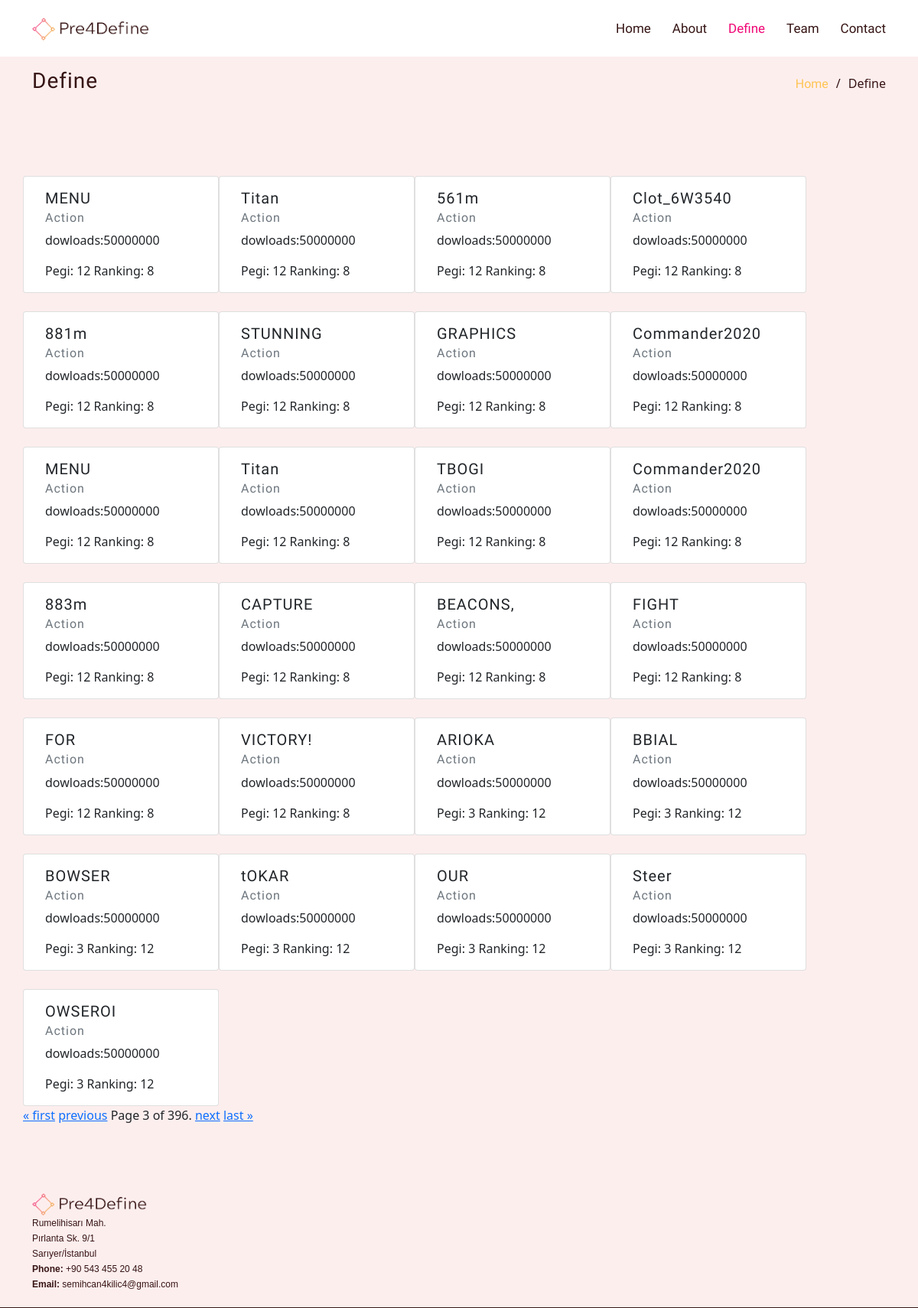
Page /define/?page=3 on the committed database.
### word/models.py (models this page shows, shortened)
class WordsDefining(models.Model):
    word = models.CharField(max_length=30)
    category = models.CharField(max_length=30)
    pegi = models.CharField(max_length=3)
    commentCount = models.CharField(max_length=11)
    downloads = models.CharField(max_length=12)
    ranking = models.CharField(max_length=4)

### define/views.py (the view)
# urls.py: path('define/', include('define.urls')),
def define(request):
    words = WordsDefining.objects.all().order_by('downloads').reverse()
    paginator = Paginator(words , 25)  # Show 25 contacts per page
    page_number = request.GET.get('page')
    page_obj = paginator.get_page(page_number)
    context = {
        'words':page_obj,
    }
    return render(request, 'define.html',context)

### templates/define.html (shortened to what this page needs)
{% load static %}
<!DOCTYPE html>
<html lang="en">
<head>
    <link rel="stylesheet" href="https://cdnjs.cloudflare.com/ajax/libs/font-awesome/4.7.0/css/font-awesome.min.css">
    <link href="{% static 'css/style.css' %}" rel="stylesheet">
    <link href="https://cdn.jsdelivr.net/npm/bootstrap@5.0.0-beta1/dist/css/bootstrap.min.css" rel="stylesheet"
>
    <link href="https://unpkg.com/aos@2.3.1/dist/aos.css" rel="stylesheet">
</head>
<body>
{% block header %}
    <header id="header" class="fixed-top ">
        <div id="container" class="container d-flex align-items-center justify-content-between">
            <a href="base.html" class="logo"><img src="{% static '/images/logo.png' %}" alt="Logo"
                                                  class="img-fluid"></a>
            <nav id="navigate" class="nav-menu ">
                <ul>
                    <li><a href="/home/">Home</a></li>
                    <li><a href="#about">About</a></li>
                    <li class="active"><a href="/define/">Define</a></li>
                    <li><a href="#team">Team</a></li>
                    <li><a href="/contact/">Contact</a></li>
                </ul>
            </nav>
        </div>
    </header>
{% endblock header %}
<main id="main">
    {% block breadcrumps %}
        <section class="breadcrumbs">
            <div class="container">
                <div class="d-flex justify-content-between align-items-center">
                    <h2>Define</h2>
                    <ol>
                        <li><a href="base.html">Home</a></li>
                        <li>Define</li>
                    </ol>
                </div>
            </div>
        </section>
    {% endblock breadcrumps %}
    {% block content %}
        <section class="define-page">
            <div class="container">
                <div class="row">
                    {% for word in words %}
                        <div class="card col-lg-4 mt-4 mr-2" style="width: 16rem;">
                            <div class="card-body">
                                <h5 class="card-title">{{ word.word }}</h5>
                                <h6 class="card-subtitle mb-2 text-muted">{{ word.category }}</h6>
                                <p class="card-text">dowloads:{{ word.downloads }}</p>
                                <span class="card-text">Pegi: {{ word.pegi }}</span>
                                <span class="card-text">Ranking: {{ word.ranking }}</span>
                            </div>
                        </div>
                    {% endfor %}
                    <div class="pagination">
    <span class="step-links">
        {% if words.has_previous %}
            <a href="?page=1">&laquo; first</a>
            <a href="?page={{ words.previous_page_number }}">previous</a>
        {% endif %}
        <span class="current">
            Page {{ words.number }} of {{ words.paginator.num_pages }}.
        </span>
        {% if words.has_next %}
            <a href="?page={{ words.next_page_number }}">next</a>
            <a href="?page={{ words.paginator.num_pages }}">last &raquo;</a>
        {% endif %}
    </span>
                    </div>
                </div>
            </div>
        </section>
    {% endblock content %}
</main>
<footer id="footer">
    <div class="container">
        <div class="footer-info">
            <img src="{% static '/images/logo.png' %}" alt="" width="150px">
            <p>
                Rumelihisarı Mah. <br>
                Pırlanta Sk. 9/1 <br>
                Sarıyer/İstanbul <br>
                <strong>Phone:</strong> +90 543 455 20 48<br>
                <strong>Email:</strong> semihcan4kilic4@gmail.com<br>
            </p>
        </div>
    </div>
</footer>
</body>
</html>

### static/css/style.css (style rules this page uses)
body { font-family: 'Montserrat', sans-serif; color: #361414; }
a { color: #ffc451; text-decoration: none; }
h1, h2, h3, h4, h5, h6 { font-family: 'Alice', serif; letter-spacing: 1px; }
#header { transition: all 0.5s; z-index: 997; padding: 15px 0; }
#header .logo img { max-height: 30px; }
.nav-menu ul { margin: 0; padding: 0; list-style: none; }
.nav-menu > ul { display: flex; }
.nav-menu > ul > li { position: relative; white-space: nowrap; padding: 10px 0 10px 28px; }
.nav-menu a { display: block; float: right; text-decoration: none; position: relative; color: #361414; transition: 0.3s; font-size: 17px; font-family: 'Alice', serif; font-weight: 500; }
.nav-menu a:hover, .nav-menu .active > a, .nav-menu li:hover > a { color: #f00876; }
section { padding: 60px 0; overflow: hidden; background-color: #fdeeee; }
.breadcrumbs { padding: 15px 0; background: #fdeeee; min-height: 40px; margin-top: 74px; color: #361414; }
.breadcrumbs h2 { font-size: 28px; font-weight: 400; }
.breadcrumbs ol { display: flex; flex-wrap: wrap; list-style: none; padding: 0; margin: 0; }
.breadcrumbs a { color: #ffc451; text-decoration: none; font-family: 'Alice', serif; }
.breadcrumbs ol li + li { padding-left: 10px; }
.breadcrumbs ol li + li::before { display: inline-block; padding-right: 10px; content: "/"; }
#footer { background: #fdeeee; border-bottom: 1px solid #361414; padding: 30px 0 20px 0; }
#footer .footer-info { display: block; }
#footer .footer-info p { font-size: 12px; line-height: 20px; margin-bottom: 0; font-family: "Raleway", sans-serif; color: #361414; }

### rows in the picture
WordsDefining: word "MENU", category "Action", downloads "50000000", pegi "12", ranking "8"
WordsDefining: word "Titan", category "Action", downloads "50000000", pegi "12", ranking "8"
WordsDefining: word "561m", category "Action", downloads "50000000", pegi "12", ranking "8"
WordsDefining: word "Clot_6W3540", category "Action", downloads "50000000", pegi "12", ranking "8"
WordsDefining: word "881m", category "Action", downloads "50000000", pegi "12", ranking "8"
WordsDefining: word "STUNNING", category "Action", downloads "50000000", pegi "12", ranking "8"
WordsDefining: word "GRAPHICS", category "Action", downloads "50000000", pegi "12", ranking "8"
WordsDefining: word "Commander2020", category "Action", downloads "50000000", pegi "12", ranking "8"
WordsDefining: word "MENU", category "Action", downloads "50000000", pegi "12", ranking "8"
WordsDefining: word "Titan", category "Action", downloads "50000000", pegi "12", ranking "8"
WordsDefining: word "TBOGI", category "Action", downloads "50000000", pegi "12", ranking "8"
WordsDefining: word "Commander2020", category "Action", downloads "50000000", pegi "12", ranking "8"
WordsDefining: word "883m", category "Action", downloads "50000000", pegi "12", ranking "8"
WordsDefining: word "CAPTURE", category "Action", downloads "50000000", pegi "12", ranking "8"
WordsDefining: word "BEACONS,", category "Action", downloads "50000000", pegi "12", ranking "8"
WordsDefining: word "FIGHT", category "Action", downloads "50000000", pegi "12", ranking "8"
WordsDefining: word "FOR", category "Action", downloads "50000000", pegi "12", ranking "8"
WordsDefining: word "VICTORY!", category "Action", downloads "50000000", pegi "12", ranking "8"
WordsDefining: word "ARIOKA", category "Action", downloads "50000000", pegi "3", ranking "12"
WordsDefining: word "BBIAL", category "Action", downloads "50000000", pegi "3", ranking "12"
WordsDefining: word "BOWSER", category "Action", downloads "50000000", pegi "3", ranking "12"
WordsDefining: word "tOKAR", category "Action", downloads "50000000", pegi "3", ranking "12"
WordsDefining: word "OUR", category "Action", downloads "50000000", pegi "3", ranking "12"
WordsDefining: word "Steer", category "Action", downloads "50000000", pegi "3", ranking "12"
WordsDefining: word "OWSEROI", category "Action", downloads "50000000", pegi "3", ranking "12"

### other values in the picture
{{ words.number }} "3"
{{ words.paginator.num_pages }} "396"
